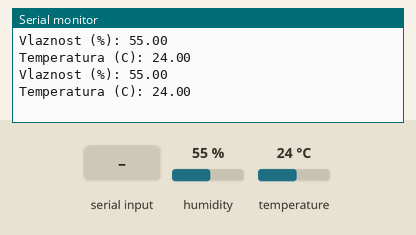
This sketch was run on a simulated Arduino Uno, built with avr-gcc and run on an emulated ATmega328P. On the bench: the last lines printed to the serial monitor. Inputs (shaded band) come from the test bench; at power-on: humidity 55 %, temperature 24 °C.

Above: at 2.8 s.
2.9 s: "1\n" received over the second serial link
5.7 s: humidity set to 22 %
At 7.2 s:
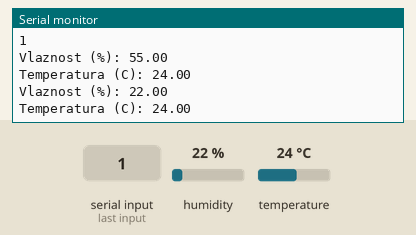
8.5 s: temperature set to 12 °C
At 10.7 s:
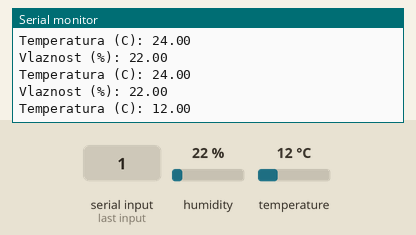
11.3 s: "0\n" received over the second serial link
14.1 s: humidity set to 40 %
At 15.4 s:
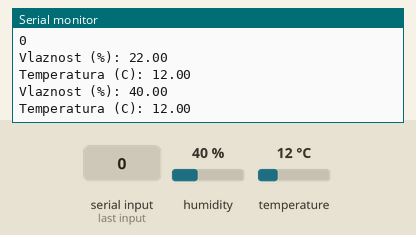
Timing chart, 0 to 17.1 s (numbered marks = the images above; inputs shaded):
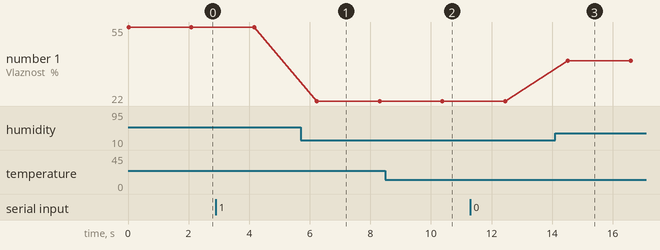

Measured:
- after the input at 5.7 s, the serial monitor: prints a new line after 0.54 s (image 1)
- after the input at 8.5 s, the serial monitor: prints a new line after 1.9 s (image 2)
- after the input at 14.1 s, the serial monitor: prints a new line after 0.42 s (image 3)
- plotted number 1: 55 → 22 after the input at 5.7 s, 22 → 40 after the input at 14.1 s

The sketch:

Arduino_to_ESP8266_IN_Nazaj_Temperatura_vlaga_senzor_code.ino
```cpp
#include<SoftwareSerial.h> // knjiznica za serijsko komunikacijo (z esp8266)
#include <dht11.h> // knjiznica za temperaturo in vlago

#define DHT11PIN 8 // definiramo dht11 vhod na 8
dht11 DHT11;

SoftwareSerial Arduino_SoftSerial(10, 11);  //10 povezano na D2, 11 povezano na D1
char c; // prazen znak z imenom c
String dataIn; // niz z imenom dataIn

void setup()
{
  Serial.begin(115200); // inicializiramo serijsko komunikacijo na vrednosti 115200
  Arduino_SoftSerial.begin(9600); // inicializiramo serijsko komunikacijo za posiljanje iz arduina na esp8266, na vrednosti 9600
}

void loop()
{
  Serial.println(); //izpis prazne vrstice
  int chk = DHT11.read(DHT11PIN); // branje iz senzorja

  Serial.print("Vlaznost (%): ");
  Serial.println((float)DHT11.humidity); // izpis vlage na serijski zaslon

  Serial.print("Temperatura (C): ");
  Serial.println((float)DHT11.temperature); // izpis temperature na serijski zaslon

  Serial.println(); //izpis prazne vrstice

  delay(2000); // 2 sekundi premora

Arduino_SoftSerial.print("Vlaznost (%): ");
Arduino_SoftSerial.print((float)DHT11.humidity);
Arduino_SoftSerial.print(',');

Arduino_SoftSerial.print("Temperatura (C): ");
Arduino_SoftSerial.print((float)DHT11.temperature);
Arduino_SoftSerial.println();

// while zanka, ki sprejema podatke iz ESP8266, v primeru, da so podatki poslani
 while(Arduino_SoftSerial.available()>0)
  {
      c = Arduino_SoftSerial.read(); // c = kar prebere iz ESP8266 podatke
      if(c=='\n') // ce je c new line
      {
        break; //prekini
      }
      else {
        dataIn+=c; // zdruzi podatke iz c z dataIn
        }
  }

//v primeru da je nova vrsta izpiši podatke oziroma dataIn
  if (c=='\n')
{
  Serial.println(dataIn);

  //reset oziroma ponastavitev na 0
  c=0;
  dataIn="";
}
}
```
